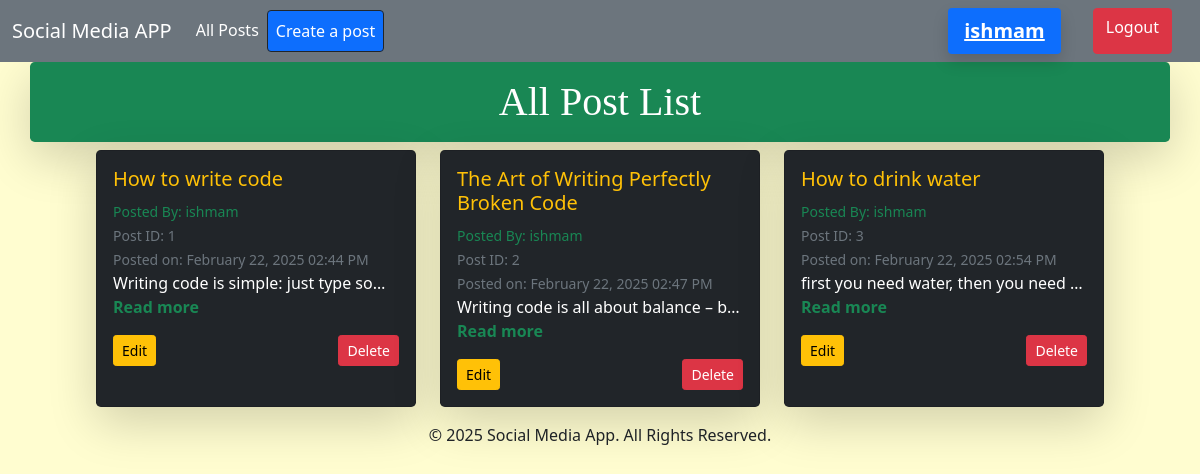
The page /profile/ (signed in) on the database as committed earlier.
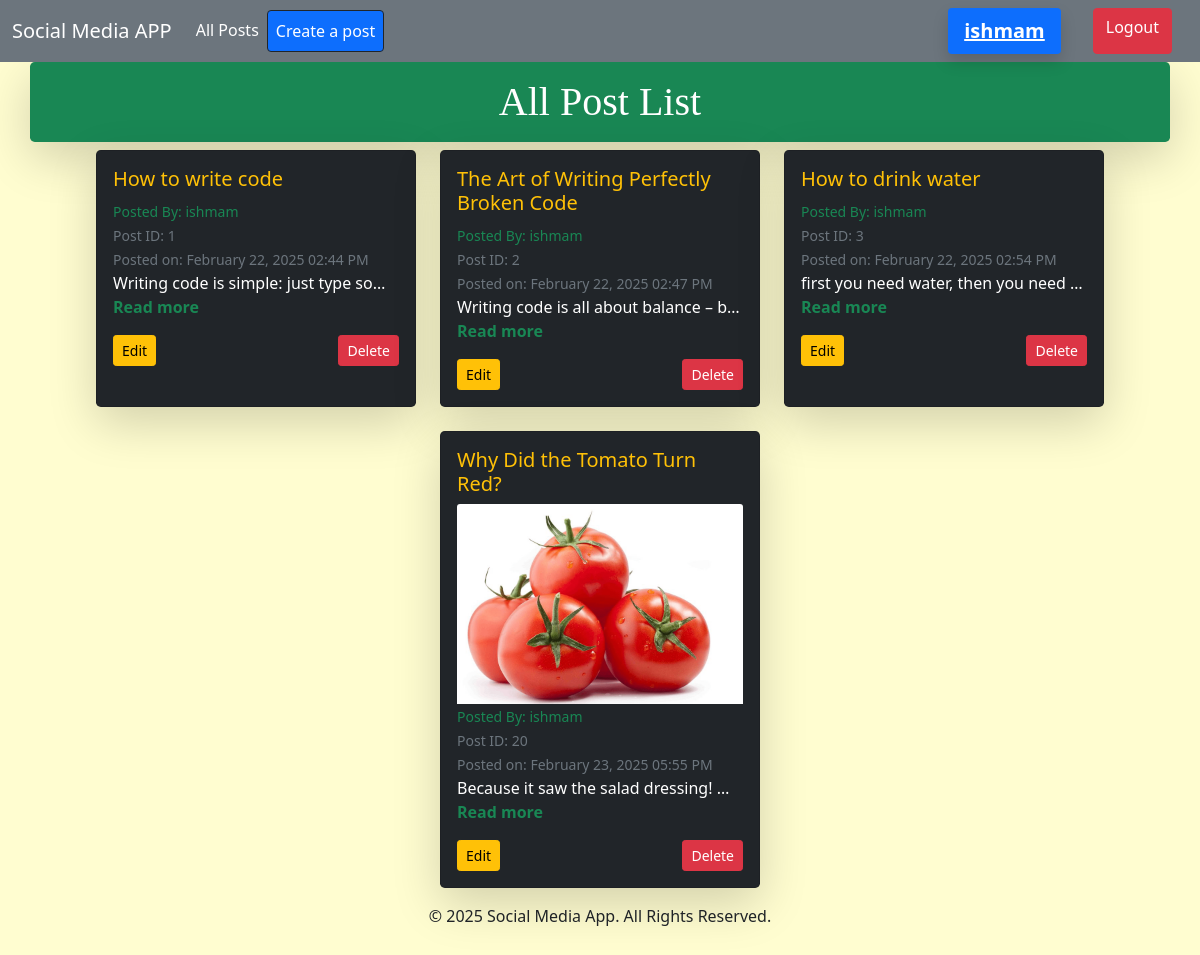
The same page on the database as committed later.
### social/models.py (models this page shows, shortened)
class Post(models.Model):
    user = models.ForeignKey(User, on_delete=models.CASCADE, related_name='posts')
    title = models.CharField(max_length=255)
    content = models.TextField()
    image = models.ImageField(upload_to='post_images/', blank=True, null=True)  # Add this field
    created_at = models.DateTimeField(auto_now_add=True)
    updated_at = models.DateTimeField(auto_now=True)

### social/views.py (the view)
# urls.py: path('profile/',views.user_profile,name='user_profile'),
@login_required
def user_profile(request):
    posts = Post.objects.filter(user = request.user)
    return render(request,'social/profile.html',{'posts':posts})

### social/templates/social/profile.html (shortened to what this page needs)
{% extends "base.html" %}
{% block content %}
<h1 class="py-3 container text-center bg-success text-white rounded-3 shadow-lg" style="font-family: Verdana">
  All Post List
</h1>
<div class="container d-flex flex-wrap justify-content-center gap-4">
  {% for post in posts %}
    <div class="card bg-dark text-white shadow-lg rounded-3" style="width: 20rem;">
      <div class="card-body">
        <h5 class="card-title text-warning">{{ post.title }}</h5>
        {% if post.image %}
          <img src="{{ post.image.url }}" class="card-img-top" alt="Post Image" style="height: 200px; object-fit: cover;">
        {% endif %}
        <p class="card-text">
          <small class="text-success">Posted By: {{ post.user.username }}</small><br>
          <small class="text-muted">Post ID: {{ post.id }}</small><br>
          <small class="text-muted">Posted on: {{ post.created_at|date:"F d, Y h:i A" }}</small><br>
          <span class="d-block text-truncate" style="max-height: 4.5em; overflow: hidden;">
            {{ post.content|truncatewords:80 }}
          </span>
          <a href="{% url 'post_detail' post.id %}" class="text-decoration-none text-success fw-bold">Read more</a>
        </p>
        <div class="d-flex justify-content-between">
          <a href="{% url 'update_post' id=post.id %}" class="btn btn-warning btn-sm">Edit</a>
          <a href="{% url 'delete_post' id=post.id %}" class="btn btn-danger btn-sm">Delete</a>
        </div>
      </div>
    </div>
  {% endfor %}
</div>
{% endblock content %}

Rows that differ between the two databases and show on the page:
added Post: title "Why Did the Tomato Turn Red?", image (picture), user.username "ishmam", id "20", created_at "February 23, 2025 05:55 PM", content "Because it saw the salad dressing!…"
